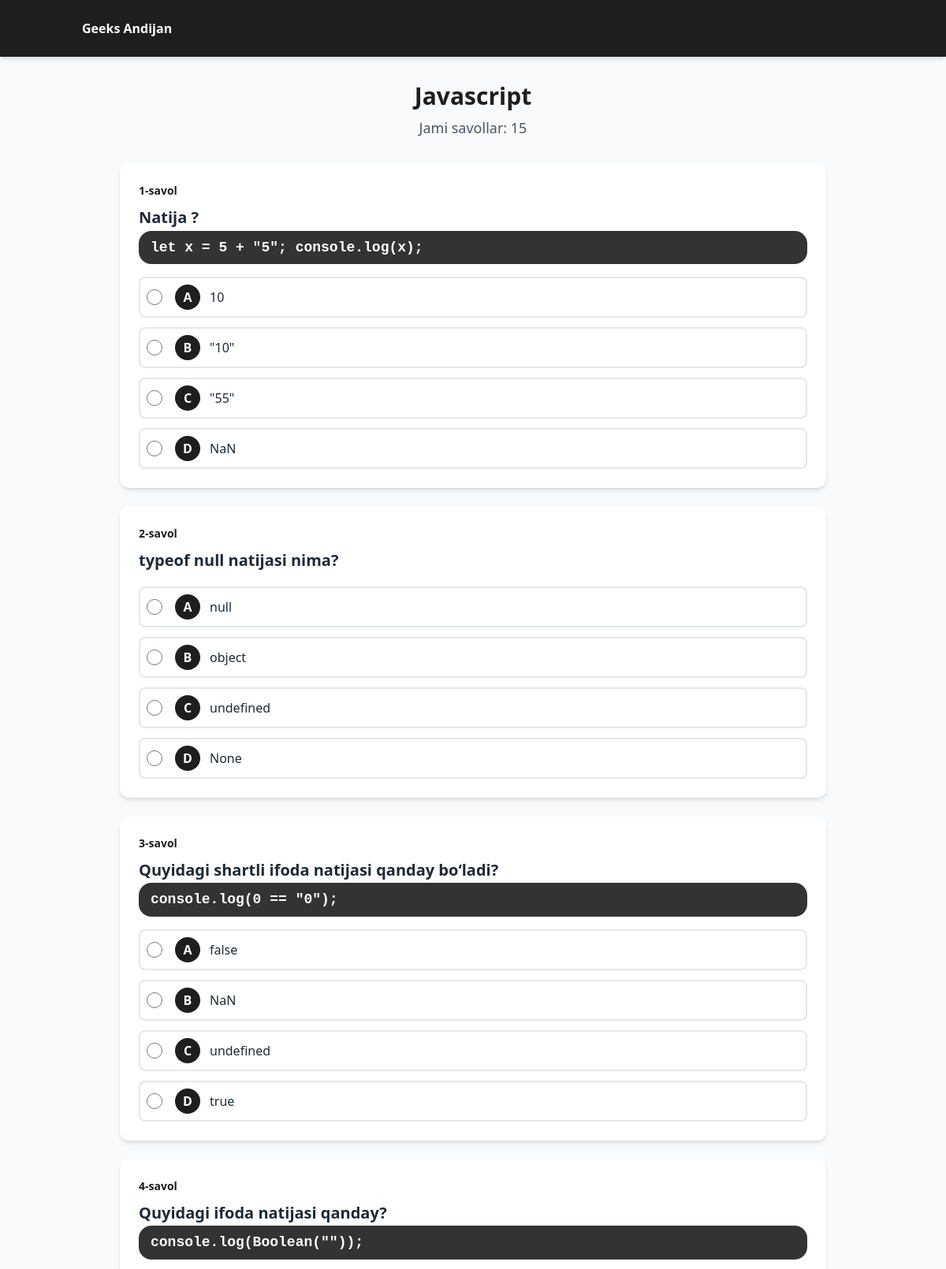
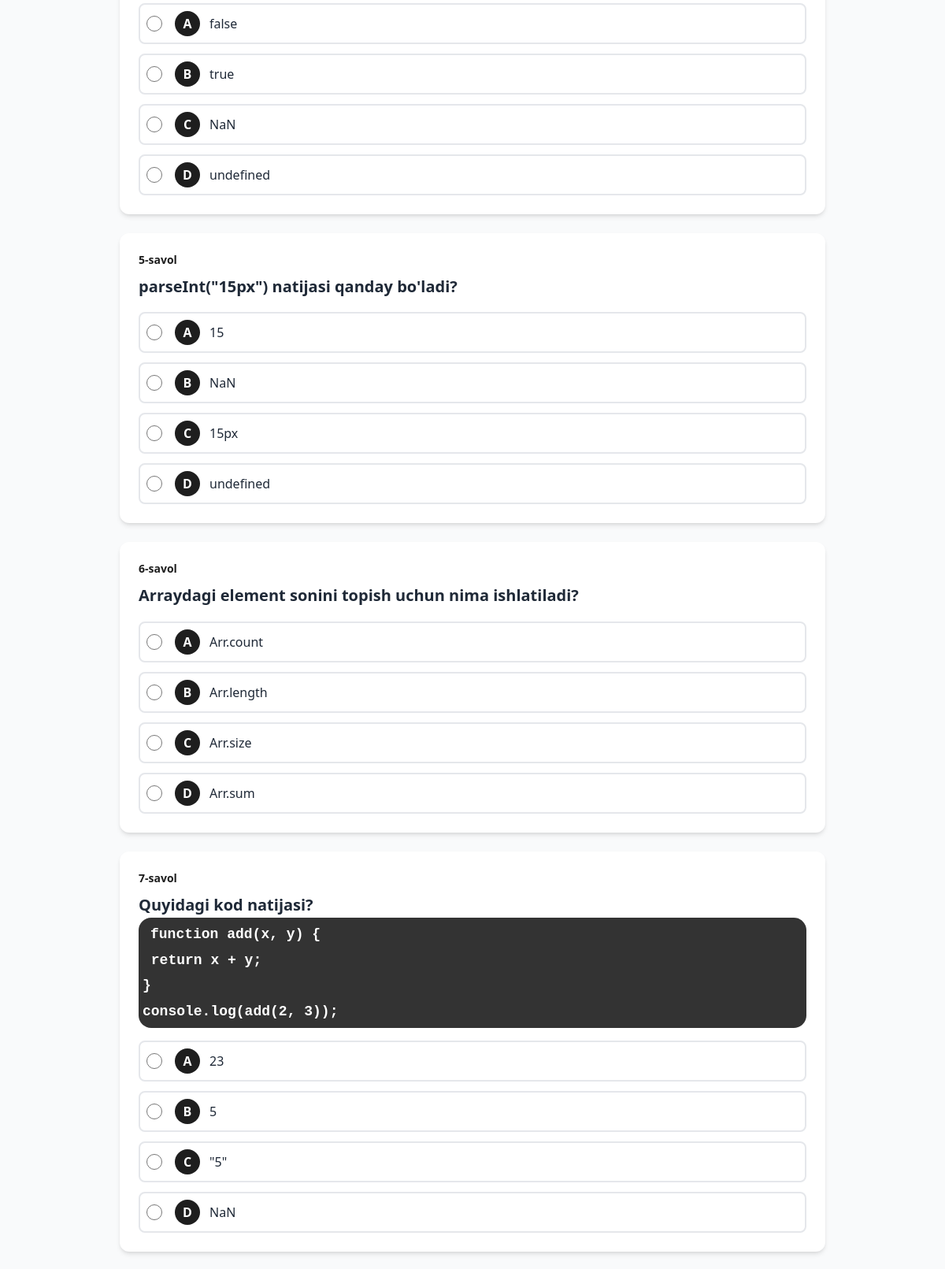
The page /quiz/3/ (signed in, upper part) on the database its author committed (2 pictures, top to bottom).
### quiz/models.py (models this page shows, shortened)
class Category(models.Model):
    name = models.CharField(max_length=100)
    icon = models.CharField(max_length=100, blank=True, null=True)
    description = models.TextField(blank=True, null=True)
    class Meta:
        verbose_name_plural = "Categories"
        ordering = ['name']

class Question(models.Model):
    category = models.ForeignKey(Category, on_delete=models.CASCADE, related_name='questions')
    text = CKEditor5Field('Text', config_name='extends')
    option_a = models.CharField(max_length=255)
    option_b = models.CharField(max_length=255)
    option_c = models.CharField(max_length=255)
    option_d = models.CharField(max_length=255)
    correct_option = models.CharField(max_length=1, choices=[
        ('A', 'A'),
        ('B', 'B'),
        ('C', 'C'),
        ('D', 'D'),
    ])
    class Meta:
        ordering = ['category', 'id']

### quiz/views.py (the view, shortened to what this page needs)
# urls.py: path('quiz/<int:category_id>/', views.quiz_view, name='quiz'),
def quiz_view(request, category_id):
    if 'lead_id' not in request.session:
        messages.error(request, 'Avval ro\'yxatdan o\'ting.')
        return redirect('register')
    category = get_object_or_404(Category, id=category_id)
    questions = Question.objects.filter(category=category)
    if not questions.exists():
        messages.error(request, 'Bu kategoriya uchun savollar topilmadi.')
        return redirect('categories')
    context = {
        'category': category,
        'questions': questions,
    }
    return render(request, 'quiz/quiz.html', context)

### quiz/templates/quiz/quiz.html (shortened to what this page needs)
{% extends 'quiz/base.html' %}
{% block content %}
<div class="max-w-4xl mx-auto">
    <div class="text-center mb-8">
        <h2 class="text-3xl font-bold text-primary mb-2">{{ category.name }}</h2>
        <p class="text-lg text-gray-600">Jami savollar: {{ questions.count }}</p>
    </div>
    <form method="POST" class="space-y-6">
        {% for question in questions %}
        <div class="bg-white rounded-xl shadow-md p-6 mb-6">
            <div class="text-sm font-semibold text-primary mb-2">{{ forloop.counter }}-savol</div>
            <div class="mb-4">
                <h3 class="text-xl text-gray-800 font-bold leading-relaxed">{{ question.text|safe }}</h3>
            </div>
            <div class="space-y-3">
                <label class="flex items-center p-2 border-2 border-gray-200 rounded-lg cursor-pointer transition-all hover:border-primary hover:bg-blue-50">
                    <input type="radio" name="question_{{ question.id }}" value="A" required class="mr-4 w-5 h-5 cursor-pointer">
                    <span class="flex items-center justify-center w-8 h-8 bg-primary text-white rounded-full font-bold mr-3 flex-shrink-0">A</span>
                    <span class="text-gray-800 flex-1">{{ question.option_a }}</span>
                </label>
                <label class="flex items-center p-2 border-2 border-gray-200 rounded-lg cursor-pointer transition-all hover:border-primary hover:bg-blue-50">
                    <input type="radio" name="question_{{ question.id }}" value="B" required class="mr-4 w-5 h-5 cursor-pointer">
                    <span class="flex items-center justify-center w-8 h-8 bg-primary text-white rounded-full font-bold mr-3 flex-shrink-0">B</span>
                    <span class="text-gray-800 flex-1">{{ question.option_b }}</span>
                </label>
                <label class="flex items-center p-2 border-2 border-gray-200 rounded-lg cursor-pointer transition-all hover:border-primary hover:bg-blue-50">
                    <input type="radio" name="question_{{ question.id }}" value="C" required class="mr-4 w-5 h-5 cursor-pointer">
                    <span class="flex items-center justify-center w-8 h-8 bg-primary text-white rounded-full font-bold mr-3 flex-shrink-0">C</span>
                    <span class="text-gray-800 flex-1">{{ question.option_c }}</span>
                </label>
                <label class="flex items-center p-2 border-2 border-gray-200 rounded-lg cursor-pointer transition-all hover:border-primary hover:bg-blue-50">
                    <input type="radio" name="question_{{ question.id }}" value="D" required class="mr-4 w-5 h-5 cursor-pointer">
                    <span class="flex items-center justify-center w-8 h-8 bg-primary text-white rounded-full font-bold mr-3 flex-shrink-0">D</span>
                    <span class="text-gray-800 flex-1">{{ question.option_d }}</span>
                </label>
            </div>
        </div>
        {% empty %}
        <div class="text-center py-12 text-gray-600">
            <p>Bu kategoriya uchun savollar topilmadi.</p>
        </div>
        {% endfor %}
    </form>
</div>
{% endblock %}

### quiz/templates/quiz/quiz.html (style rules this page uses)
pre { background-color:#333; padding:5px; border-radius:16px; }
code { font-size:0.9em; padding:5px 10px; color:white; }

### rows shown on the page
Category: name "Javascript"
Question: text "Natija ? let x = 5 + \"5\"; console.log(x);", option_a "10", option_b "\"10\"", option_c "\"55\"", option_d "NaN"
Question: text "typeof null natijasi nima?", option_a "null", option_b "object", option_c "undefined", option_d "None"
Question: text "Quyidagi shartli ifoda natijasi qanday bo‘ladi? console.log(0 == \"0\");", option_a "false", option_b "NaN", option_c "undefined", option_d "true"
Question: text "Quyidagi ifoda natijasi qanday? console.log(Boolean(\"\"));", option_a "false", option_b "true", option_c "NaN", option_d "undefined"
Question: text "parseInt(\"15px\") natijasi qanday bo'ladi?", option_a "15", option_b "NaN", option_c "15px", option_d "undefined"
Question: text "Arraydagi element sonini topish uchun nima ishlatiladi?", option_a "Arr.count", option_b "Arr.length", option_c "Arr.size", option_d "Arr.sum"
Question: text "Quyidagi kod natijasi? function add(x, y) { return x + y; } console.log(add(2, 3));", option_a "23", option_b "5", option_c "\"5\"", option_d "NaN"

### other values the page prints
{{ questions.count }} "15"
